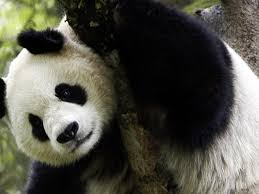
#> input picture session-8/download.jpeg, 259 x 194 px
$ jupyter execute --allow-errors numpy.ipynb
#> lines starting #> are read from the running program, lines starting #| are printed output that depends on the picture
[cell 1]
import numpy as np

[cell 2]
arr = np.array([1, 4, 7, 9], dtype=np.int64)

[cell 3]
arr

[cell 4]
arr.dtype

# This is heading

[cell 5]
b = arr.astype(float)

[cell 6]
b.dtype

[cell 7]
arr = np.array(['1', '2'])

[cell 8]
arr.dtype

[cell 9]
arr.astype(int)

#> (a cell that did not finish here is left out)

[cell 11]
arr = np.array([(1, 4), (7, 9)], dtype=np.int64)

[cell 12]
arr

#> (a cell that did not finish here is left out)

[cell 14]
arr

[cell 15]
type(arr[0])

[cell 16]
np.arange(10, 3, -1)

[cell 17]
one = np.arange(100)

[cell 18]
one.shape

[cell 19]
two = one.reshape((10, 10))

[cell 20]
two.shape

[cell 21]
np.reshape(one, (10, 10))

#> (a cell that did not finish here is left out)

[cell 23]
one.shape

[cell 24]
two.shape

[cell 25]
one.size

[cell 26]
two.size

[cell 27]
three = one.reshape(10, 5, 2)

[cell 28]
three

[cell 29]
three[0][2]

[cell 30]
three[0]

[cell 31]
three[1][2][0]

[cell 32]
ones = np.ones((3, 3, 3), dtype=int)

[cell 33]
ones.dtype

[cell 34]
arr = np.arange(20).reshape(10, 2)

[cell 35]
arr ** 30

#> (a cell that did not finish here is left out)

[cell 37]
ones + np.array([1, 2, 3])

[cell 38]
arr = np.ones([2, 3, 4])

[cell 39]
arr + np.arange(12).reshape(3, 4)

[cell 40]
np.arange(100).reshape(-1, 2, 5)

[cell 41]
arr = np.arange(100).reshape(10, -1)

[cell 42]
arr

[cell 43]
arr[:, :]

[cell 44]
arr[-2:] = 0

[cell 45]
arr

[cell 46]
np.sum(arr, axis=0)

[cell 47]
np.mean(arr, axis=0)

[cell 48]
np.sum(arr)

[cell 49]
import matplotlib.pyplot as plt

[cell 50]
img = np.zeros((100, 100))

[cell 51]
plt.imshow(img, cmap="gray")
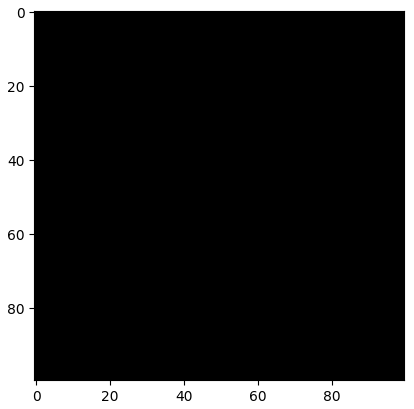
#> figure drawn by matplotlib, 1 panel

[cell 52]
img[:50] = 1

[cell 53]
plt.imshow(img, cmap="gray")
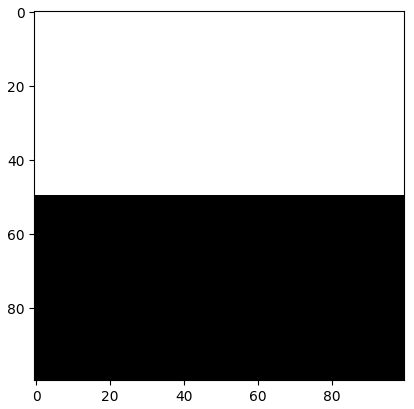
#> figure drawn by matplotlib, 1 panel

[cell 54]
img = np.zeros((100, 100, 3))

[cell 55]
plt.imshow(img)

[cell 56]
img[:30,:, :2] = 1

[cell 57]
plt.imshow(img)
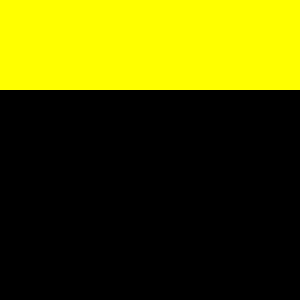
#> shown: shape (100, 100, 3) float64 (shown 3 times larger); mean R, G, B 0.3, 0.3, 0

[cell 58]
import cv2

[cell 59]
img = cv2.imread("download.jpeg")
#> img is the input picture: shape (194, 259, 3); mean B, G, R 70.3, 80.5, 81.3

[cell 60]
plt.imshow(img)

#> (a cell that did not finish here is left out)

[cell 62]
mod = np.full([3], 255) - img
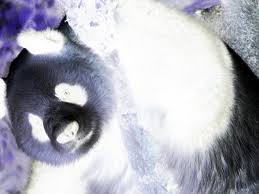
#> mod: shape (194, 259, 3) int64; mean B, G, R 184.7, 174.5, 173.7

[cell 63]
plt.imshow(mod)
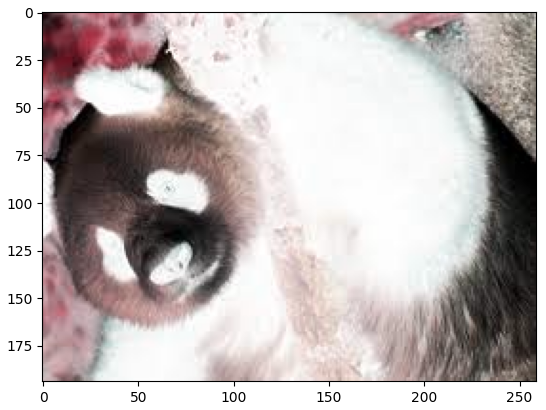
#> figure drawn by matplotlib, 1 panel; B, G, R data is drawn as R, G, B
